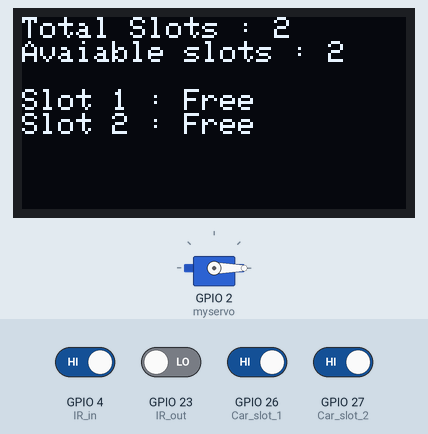
This sketch was run on a simulated ESP32. Shown: servo, 128×64 one-colour display. The test bench sets the inputs (shaded band); at power-on: GPIO 4 (IR_in), GPIO 26 (Car_slot_1), GPIO 27 (Car_slot_2) HIGH, GPIO 23 (IR_out) LOW. What the sketch prints to the serial monitor is not drawn.

Above: at 1.2 s.
1.3 s: GPIO 26 (Car_slot_1) driven LOW
At 2.9 s:
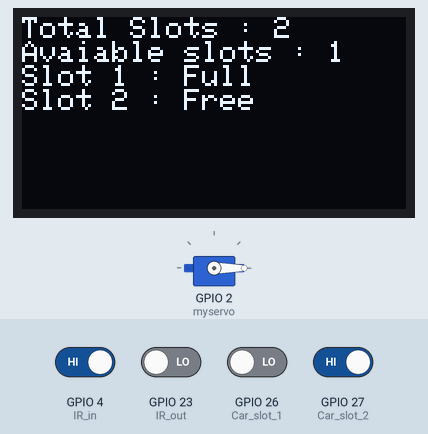
3.6 s: GPIO 27 (Car_slot_2) driven LOW
At 5.1 s:
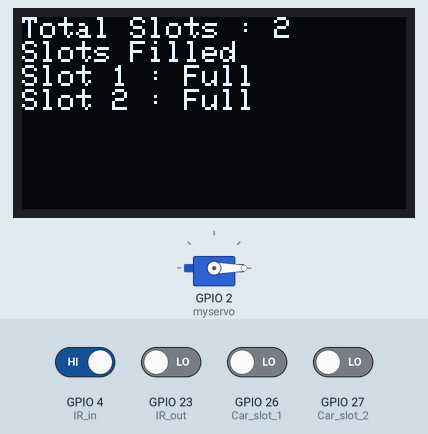
5.6 s: GPIO 23 (IR_out) driven HIGH
At 6.6 s:
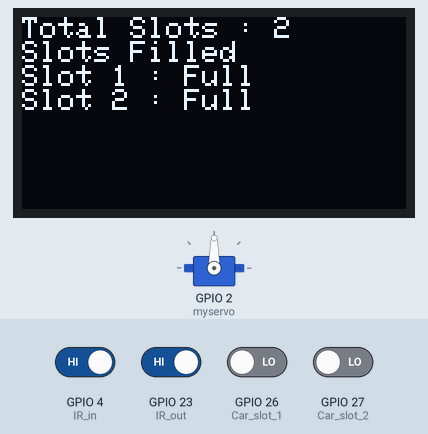
7.1 s: GPIO 26 (Car_slot_1) driven HIGH
At 8.2 s:
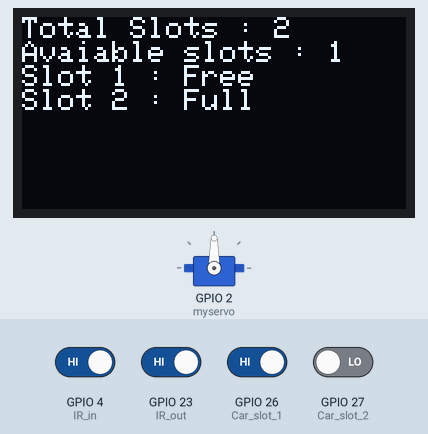
8.6 s: GPIO 27 (Car_slot_2) driven HIGH
At 9.2 s:
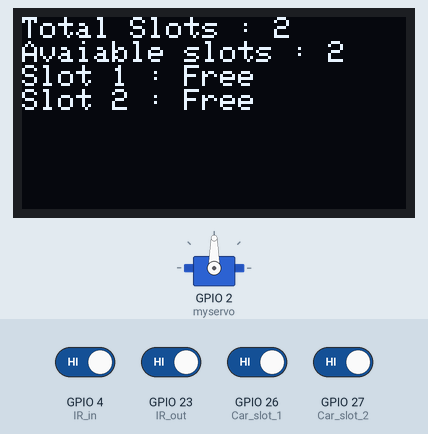
10.1 s: GPIO 4 (IR_in) driven LOW
At 10.5 s:
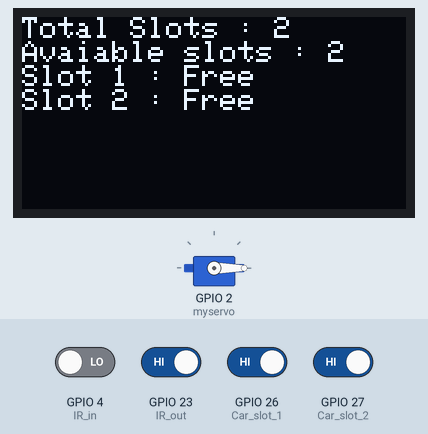
Timing chart, 0 to 12.6 s (numbered marks = the images above; inputs shaded):
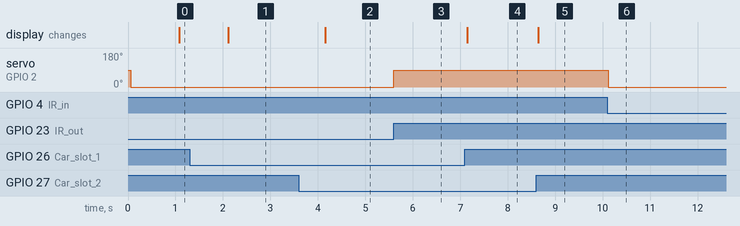

The sketch:

sketch_nov9a.ino
```cpp
#include <ESP32Servo.h>

#include <SPI.h>
#include <Wire.h>
#include <Adafruit_GFX.h>
#include <Adafruit_SH1106.h>
#define OLED_SDA 22
#define OLED_SCL 21

Adafruit_SH1106 display(22, 21);

Servo myservo;

int pos = 0,IR_in = 4,IR_out = 23,Car_slot_1 = 26,Car_slot_2 = 27;    // variable to store the servo position

void setup() {
  Serial.begin(9600);
  pinMode(IR_in,INPUT);
  pinMode(IR_out,INPUT);
  pinMode(Car_slot_2,INPUT);
  pinMode(Car_slot_1,INPUT);
  myservo.attach(2);
  myservo.write(90);

  display.begin(SH1106_SWITCHCAPVCC, 0x3C);
  display.println("IOT");
  display.println("Parking Slot");
  display.clearDisplay();
  }


void loop() {


  // to check avaiable slot
  if ((digitalRead(Car_slot_1)==0) and (digitalRead(Car_slot_2)==0)){
      display.println("Slots Filled");
  }
  else if (((digitalRead(Car_slot_1)==0) or (digitalRead(Car_slot_2)==0))){
    display.println("Avaiable slots : 1");
  }
  else{
    display.println("Avaiable slots : 2");
  }
  display.display();
  // delay(2000);
  display.clearDisplay();

// to open servo
  if ((digitalRead(IR_in)==0) or (digitalRead(IR_out)==0))
  {
    if ((digitalRead(Car_slot_1)==0) and (digitalRead(Car_slot_2)==0)) // 0 1 open 1 0 open 11 close
    {
    Serial.println("car parking full");
    }
    else
    {
    Serial.println("car parking free");
    myservo.write(0);
    delay(1000);
    Serial.println("Object Detected in");
    }
  }
  else
  {
    Serial.println("Object not Detected");
    myservo.write(90);
  }

  // pirticular slot
  if (digitalRead(Car_slot_1)==0){
      display.println("Slot 1 : Full");
  }
  else{
    display.println("Slot 1 : Free");
  }
  if (digitalRead(Car_slot_2)==0){
      display.println("Slot 2 : Full");
  }
  else{
    display.println("Slot 2 : Free");
  }

  display.setTextSize(2);
  display.setTextColor(WHITE);
  display.setCursor(0,0);
  display.setTextSize(1.95);
  display.println("Total Slots : 2");


}
  
```

Measured:
- after the input at 1.3 s, the display: changes after 0.81 s (image 1)
- after the input at 3.6 s, the display: changes after 0.56 s (image 2)
- after the input at 5.6 s, servo on GPIO 2 (myservo): 0° → 90° at once
- after the input at 7.1 s, the display: changes after 0.05 s (image 4)
- after the input at 8.6 s, the display: changes after 0.05 s (image 5)
- after the input at 10.1 s, servo on GPIO 2 (myservo): 90° → 0° at once
